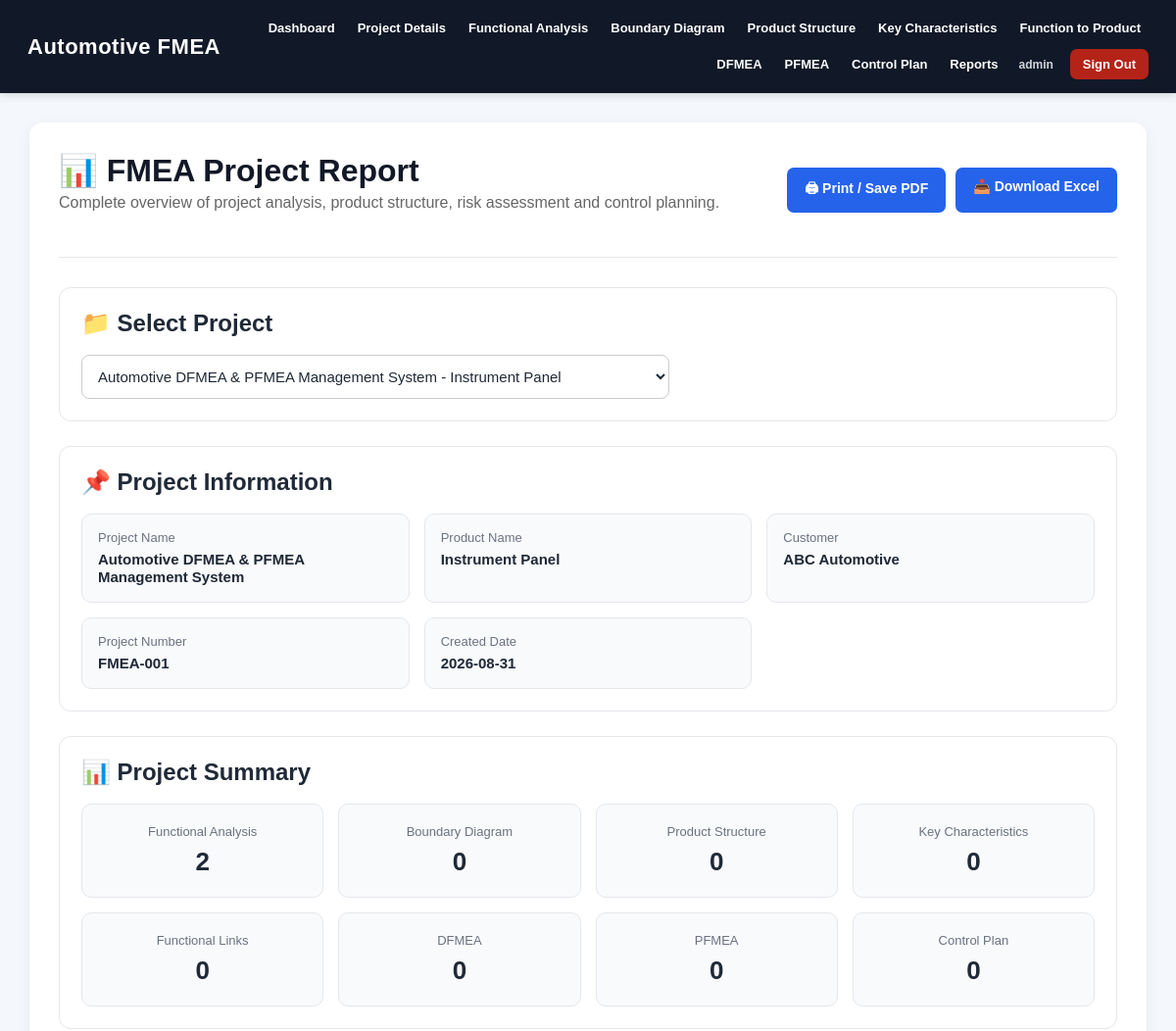
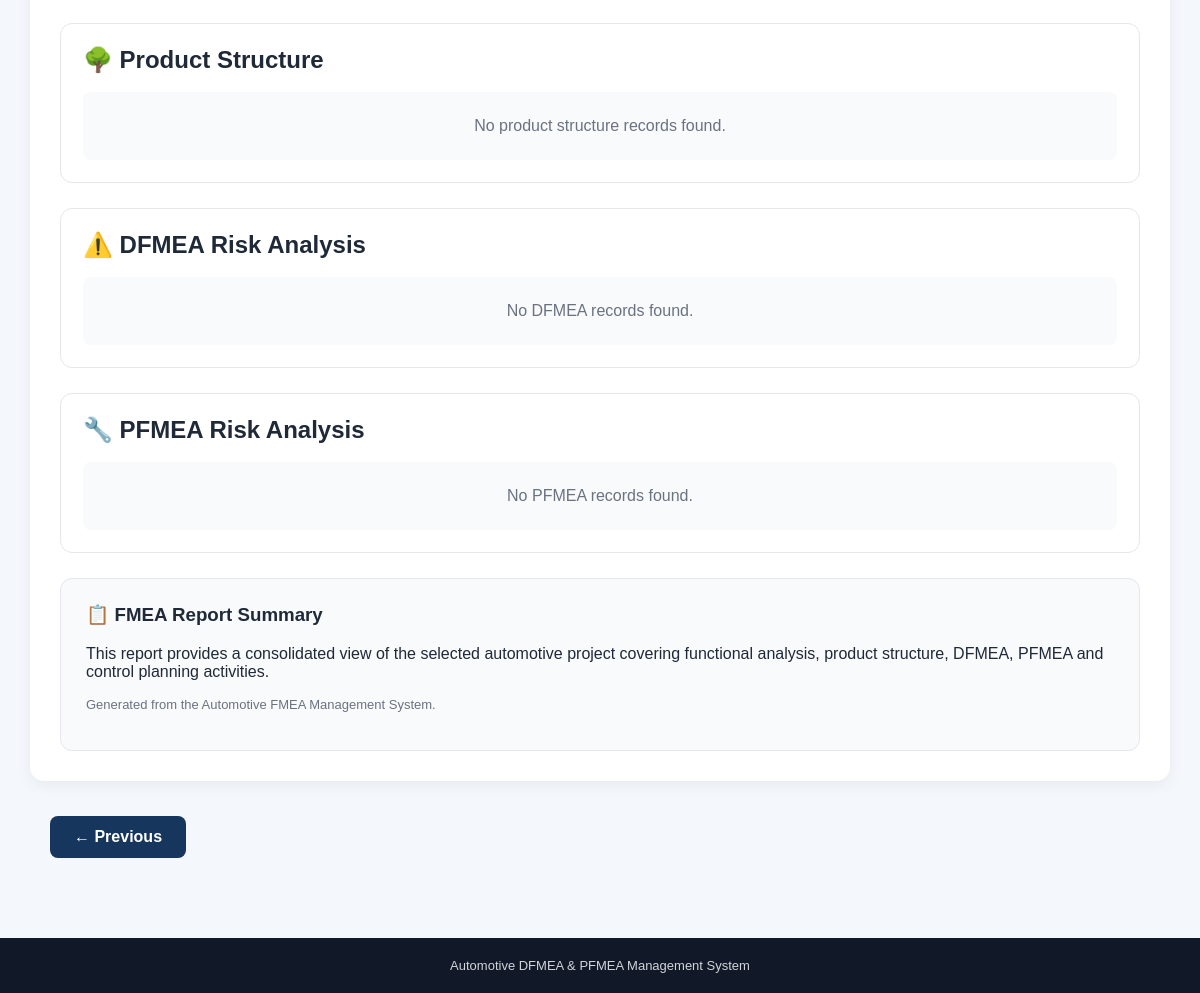
The page /reports?project_id=1 (signed in) on the database its author committed (2 pictures, top to bottom).
### tables this page shows
CREATE TABLE projects (
            id INTEGER PRIMARY KEY AUTOINCREMENT,
            project_name TEXT NOT NULL,
            product_name TEXT,
            customer TEXT,
            project_number TEXT,
            created_date TEXT
        , oem_name TEXT DEFAULT 'Generic', compliance_mode TEXT DEFAULT 'AIAG-VDA 2019', user_id INTEGER);

### app.py (the view)
@app.route("/reports", methods=["GET"])
def reports():
    conn = get_db()
    selected_project_id = request.args.get("project_id", "")
    if selected_project_id and not project_belongs_to_user(conn, selected_project_id):
        selected_project_id = ""
    projects = conn.execute(
        "SELECT * FROM projects WHERE user_id = ? ORDER BY id DESC",
        (current_user_id(),)
    ).fetchall()
    project_info = None
    summary = {
        "functional_analysis": 0,
        "boundary_diagram": 0,
        "product_structure": 0,
        "key_characteristics": 0,
        "functional_links": 0,
        "dfmea": 0,
        "pfmea": 0,
        "control_plan": 0
    }
    components = []
    dfmea_records = []
    pfmea_records = []
    if selected_project_id:
        project_info = conn.execute("""
            SELECT * FROM projects WHERE id = ? AND user_id = ?
        """, (selected_project_id, current_user_id())).fetchone()
        tables = [
            "functional_analysis",
            "boundary_diagram",
            "product_structure",
            "key_characteristics",
            "functional_links",
            "dfmea",
            "pfmea",
            "control_plan"
        ]
        for table in tables:
            summary[table] = conn.execute(
                f"SELECT COUNT(*) FROM {table} WHERE project_id = ?",
                (selected_project_id,)
            ).fetchone()[0]
        components = conn.execute("""
            SELECT id, component_name, component_type,
                   label, part_number, level
            FROM product_structure
            WHERE project_id = ?
            ORDER BY level, id
        """, (selected_project_id,)).fetchall()
        dfmea_records = conn.execute("""
            SELECT d.*, ps.component_name
            FROM dfmea AS d
            LEFT JOIN product_structure AS ps
              ON d.component_id = ps.id
            WHERE d.project_id = ?
            ORDER BY d.id DESC
        """, (selected_project_id,)).fetchall()
        pfmea_records = conn.execute("""
            SELECT p.*, ps.component_name
            FROM pfmea AS p
            LEFT JOIN product_structure AS ps
              ON p.component_id = ps.id
            WHERE p.project_id = ?
            ORDER BY p.id DESC
        """, (selected_project_id,)).fetchall()
    conn.close()
    return render_template(
        "reports.html",
        projects=projects,
        project_info=project_info,
        summary=summary,
        components=components,
        dfmea_records=dfmea_records,
        pfmea_records=pfmea_records,
        selected_project_id=selected_project_id
    )

### app.py (called while the page is built)
def get_db():
    os.makedirs("database", exist_ok=True)
    conn = sqlite3.connect(DATABASE)
    conn.row_factory = sqlite3.Row
    return conn

@app.before_request
def require_login():
    if request.endpoint in {"login", "register", "forgot_password", "dashboard", "static"}:
        return
    if "user_id" not in session:
        return redirect(url_for("login"))

def current_user_id():
    return session.get("user_id")

def owned_project(conn, project_id):
    if not project_id:
        return None
    return conn.execute(
        "SELECT * FROM projects WHERE id = ? AND user_id = ?",
        (project_id, current_user_id())
    ).fetchone()

def project_belongs_to_user(conn, project_id):
    return owned_project(conn, project_id) is not None

### templates/reports.html (shortened to what this page needs)
{% extends "base.html" %}
{% block content %}
<div class="container report-page">
    <div class="report-header">
        <div>
            <h1>📊 FMEA Project Report</h1>
            <p>
                Complete overview of project analysis, product structure,
                risk assessment and control planning.
            </p>
        </div>
        {% if selected_project_id %}
        <div class="report-actions">
            <button onclick="window.print()" class="primary-btn">
                🖨 Print / Save PDF
            </button>
            <a href="{{ url_for('export_excel', project_id=selected_project_id) }}"
               class="primary-btn">
                📥 Download Excel
            </a>
        </div>
        {% endif %}
    </div>
    <hr>
    <div class="report-section">
        <h2>📁 Select Project</h2>
        <form method="GET" action="{{ url_for('reports') }}">
            <select name="project_id"
                    onchange="this.form.submit()"
                    required>
                {% for project in projects %}
                <option value="{{ project['id'] }}"
                    {% if selected_project_id|string == project['id']|string %}
                        selected
                    {% endif %}
                >
                    {{ project['project_name'] }}
                    {% if project['product_name'] %}
                        - {{ project['product_name'] }}
                    {% endif %}
                </option>
                {% endfor %}
            </select>
        </form>
    </div>
    {% if selected_project_id %}
    <div class="report-section">
        <h2>📌 Project Information</h2>
        {% if project_info %}
        <div class="info-grid">
            <div class="info-card">
                <span>Project Name</span>
                <strong>{{ project_info['project_name'] }}</strong>
            </div>
            <div class="info-card">
                <span>Product Name</span>
                <strong>{{ project_info['product_name'] or '-' }}</strong>
            </div>
            <div class="info-card">
                <span>Customer</span>
                <strong>{{ project_info['customer'] or '-' }}</strong>
            </div>
            <div class="info-card">
                <span>Project Number</span>
                <strong>{{ project_info['project_number'] or '-' }}</strong>
            </div>
            <div class="info-card">
                <span>Created Date</span>
                <strong>{{ project_info['created_date'] or '-' }}</strong>
            </div>
        </div>
        {% endif %}
    </div>
    <div class="report-section">
        <h2>📊 Project Summary</h2>
        <div class="summary-grid">
            <div class="summary-card">
                <span>Functional Analysis</span>
                <strong>{{ summary['functional_analysis'] }}</strong>
            </div>
            <div class="summary-card">
                <span>Boundary Diagram</span>
                <strong>{{ summary['boundary_diagram'] }}</strong>
            </div>
            <div class="summary-card">
                <span>Product Structure</span>
                <strong>{{ summary['product_structure'] }}</strong>
            </div>
            <div class="summary-card">
                <span>Key Characteristics</span>
                <strong>{{ summary['key_characteristics'] }}</strong>
            </div>
            <div class="summary-card">
                <span>Functional Links</span>
                <strong>{{ summary['functional_links'] }}</strong>
            </div>
            <div class="summary-card">
                <span>DFMEA</span>
                <strong>{{ summary['dfmea'] }}</strong>
            </div>
            <div class="summary-card">
                <span>PFMEA</span>
                <strong>{{ summary['pfmea'] }}</strong>
            </div>
            <div class="summary-card">
                <span>Control Plan</span>
                <strong>{{ summary['control_plan'] }}</strong>
            </div>
        </div>
    </div>
    <div class="report-section">
        <h2>🌳 Product Structure</h2>
        {% if components %}
        {% macro render_report_node(node) %}
            <div class="report-tree-node">
                <div class="report-node-box level-{{ node['level']|int }}">
                    <div class="report-node-type">
                        {{ node['component_type'] or 'Component' }} · Level {{ node['level'] }}
                    </div>
                    <div class="report-node-name">
                        {{ node['component_name'] }}
                    </div>
                    {% if node['label'] or node['part_number'] %}
                        <div class="report-node-meta">
                            {% if node['label'] %}<span>{{ node['label'] }}</span>{% endif %}
                            {% if node['part_number'] %}<span>{{ node['part_number'] }}</span>{% endif %}
                        </div>
                    {% endif %}
                </div>
                {% set children = components|selectattr('parent_id', 'equalto', node['id'])|list %}
                {% if children %}
                    <div class="report-tree-children">
                        {% for child in children %}
                            {{ render_report_node(child) }}
                        {% endfor %}
                    </div>
                {% endif %}
            </div>
        {% endmacro %}
        <div class="report-product-tree">
            {% set roots = components|selectattr('parent_id', 'none')|list %}
            {% for root in roots %}
                {{ render_report_node(root) }}
            {% endfor %}
        </div>
        {% else %}
        <div class="empty-state">
            No product structure records found.
        </div>
        {% endif %}
    </div>
    <div class="report-section">
        <h2>⚠️ DFMEA Risk Analysis</h2>
        {% if dfmea_records %}
        <div class="table-wrapper">
            <table class="report-table">
                <thead>
                    <tr>
                        <th>Component</th>
                        <th>Failure Mode</th>
                        <th>Severity</th>
                        <th>Occurrence</th>
                        <th>Detection</th>
                        <th>RPN</th>
                        <th>Status</th>
                    </tr>
                </thead>
                <tbody>
                    {% for record in dfmea_records %}
                    <tr>
                        <td>
                            {{ record['component_name'] or '-' }}
                        </td>
                        <td>
                            {{ record['failure_mode'] or '-' }}
                        </td>
                        <td>{{ record['severity'] or '-' }}</td>
                        <td>{{ record['occurrence'] or '-' }}</td>
                        <td>{{ record['detection'] or '-' }}</td>
                        <td>
                            <strong>{{ record['rpn'] or '-' }}</strong>
                        </td>
                        <td>
                            {{ record['action_status'] or 'Open' }}
                        </td>
                    </tr>
                    {% endfor %}
                </tbody>
            </table>
        </div>
        {% else %}
        <div class="empty-state">
            No DFMEA records found.
        </div>
        {% endif %}
    </div>
    <div class="report-section">
        <h2>🔧 PFMEA Risk Analysis</h2>
        {% if pfmea_records %}
        <div class="table-wrapper">
            <table class="report-table">
                <thead>
                    <tr>
                        <th>Process Step</th>
                        <th>Failure Mode</th>
                        <th>Severity</th>
                        <th>Occurrence</th>
                        <th>Detection</th>
                        <th>RPN</th>
                        <th>Status</th>
                    </tr>
                </thead>
                <tbody>
                    {% for record in pfmea_records %}
                    <tr>
                        <td>
                            {{ record['process_step'] or '-' }}
                        </td>
                        <td>
                            {{ record['failure_mode'] or '-' }}
                        </td>
                        <td>{{ record['severity'] or '-' }}</td>
                        <td>{{ record['occurrence'] or '-' }}</td>
                        <td>{{ record['detection'] or '-' }}</td>
                        <td>
                            <strong>{{ record['rpn'] or '-' }}</strong>
                        </td>
                        <td>
                            {{ record['action_status'] or 'Open' }}
                        </td>
                    </tr>
                    {% endfor %}
                </tbody>
            </table>
        </div>
        {% else %}
        <div class="empty-state">
            No PFMEA records found.
        </div>
        {% endif %}
    </div>
    <div class="report-footer">
        <h3>📋 FMEA Report Summary</h3>
        <p>
            This report provides a consolidated view of the selected
            automotive project covering functional analysis, product
            structure, DFMEA, PFMEA and control planning activities.
        </p>
        <p class="report-note">
            Generated from the Automotive FMEA Management System.
        </p>
    </div>
    {% endif %}
</div>
{% endblock %}

### static/css/style.css (style rules this page uses)
* { box-sizing: border-box; }
html { scroll-behavior: smooth; }
body { margin: 0; font-family: Arial, Helvetica, sans-serif; background: #f4f7fb; color: #1f2937; }
.container { max-width: 1250px; margin: 0 auto; background: white; padding: 30px; border-radius: 14px; box-shadow: 0 4px 15px rgba(0, 0, 0, 0.06); }
.container h1 { margin-top: 0; color: #111827; }
.container h2 { margin-top: 28px; color: #1f2937; }
.container h3 { color: #1f2937; }
form { margin-top: 15px; }
input, select, textarea { width: 100%; max-width: 600px; padding: 11px 12px; border: 1px solid #d1d5db; border-radius: 7px; font-size: 14px; background: white; color: #1f2937; transition: border-color 0.2s ease, box-shadow 0.2s ease; }
button, .primary-btn { display: inline-block; background: #2563eb; color: white; border: none; padding: 11px 18px; border-radius: 7px; cursor: pointer; text-decoration: none; font-size: 14px; font-weight: 600; transition: background 0.2s ease, transform 0.15s ease; }
a { transition: color 0.2s ease; }
hr { border: none; border-top: 1px solid #e5e7eb; margin: 30px 0; }

### templates/reports.html (style rules this page uses)
.report-page { max-width: 1200px; margin: auto; }
.report-header { display: flex; justify-content: space-between; align-items: center; gap: 20px; margin-bottom: 20px; }
.report-header h1 { margin-bottom: 5px; }
.report-header p { margin-top: 0; color: #666; }
.report-actions { display: flex; gap: 10px; flex-wrap: wrap; }
.report-section { margin-top: 25px; padding: 22px; background: #ffffff; border-radius: 12px; border: 1px solid #e5e7eb; }
.report-section h2 { margin-top: 0; margin-bottom: 18px; }
.report-section select { width: 100%; padding: 12px; border-radius: 8px; border: 1px solid #ccc; font-size: 15px; }
.info-grid { display: grid; grid-template-columns: repeat(3, 1fr); gap: 15px; }
.info-card { padding: 16px; border-radius: 10px; background: #f8fafc; border: 1px solid #e5e7eb; }
.info-card span { display: block; font-size: 13px; color: #6b7280; margin-bottom: 6px; }
.info-card strong { font-size: 15px; }
.summary-grid { display: grid; grid-template-columns: repeat(4, 1fr); gap: 15px; }
.summary-card { padding: 20px; text-align: center; border-radius: 10px; background: #f8fafc; border: 1px solid #e5e7eb; }
.summary-card span { display: block; font-size: 13px; color: #6b7280; margin-bottom: 8px; }
.summary-card strong { font-size: 26px; }
.empty-state { padding: 25px; text-align: center; color: #6b7280; background: #f8fafc; border-radius: 8px; }
.report-footer { margin-top: 25px; padding: 25px; border-radius: 12px; background: #f8fafc; border: 1px solid #e5e7eb; }
.report-footer h3 { margin-top: 0; }
.report-note { font-size: 13px; color: #6b7280; }

### rows shown on the page
projects: project_name "Automotive DFMEA & PFMEA Management System", product_name "Instrument Panel", customer "ABC Automotive", project_number "FMEA-001", created_date "2026-08-31"

### other values the page prints
{{ summary['functional_analysis'] }} "2"
{{ summary['boundary_diagram'] }} "0"
{{ summary['product_structure'] }} "0"
{{ summary['key_characteristics'] }} "0"
{{ summary['functional_links'] }} "0"
{{ summary['dfmea'] }} "0"
{{ summary['pfmea'] }} "0"
{{ summary['control_plan'] }} "0"
form field project_id "Automotive DFMEA & PFMEA Management System - Instrument Panel"
